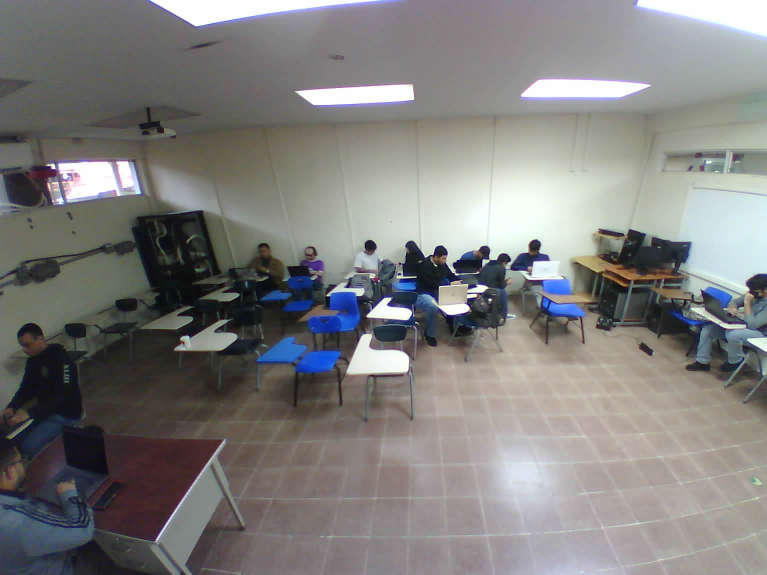
#> input picture face-recognition/data/classroom/rawdata/s0/20241113091922.jpg, 1533 x 1150 px, given in place of rawdata, which was not available (shown at 1/2 size)
$ python Entrenamiento.py
#> lines starting #> are read from the running program, lines starting #| are printed output that depends on the picture
import cv2
import os
import numpy as np

dataPath = 'D:/Nueva carpeta/Archivos UTP/Robotica/Data'
peopleList = os.listdir(dataPath)
print('Lista de Personas: ', peopleList)

labels = []
facesData = []
label = 0

for nameDir in peopleList:
    personPath = dataPath + '/' + nameDir
    print('Leyendo Imagenes')

    for fileName in os.listdir(personPath):
        print('Rostros: ', nameDir + '/ ' + fileName)
        labels.append(label)

        facesData.append(cv2.imread(personPath + '/' + fileName, 0))
        image = cv2.imread(personPath + '/' + fileName, 0)
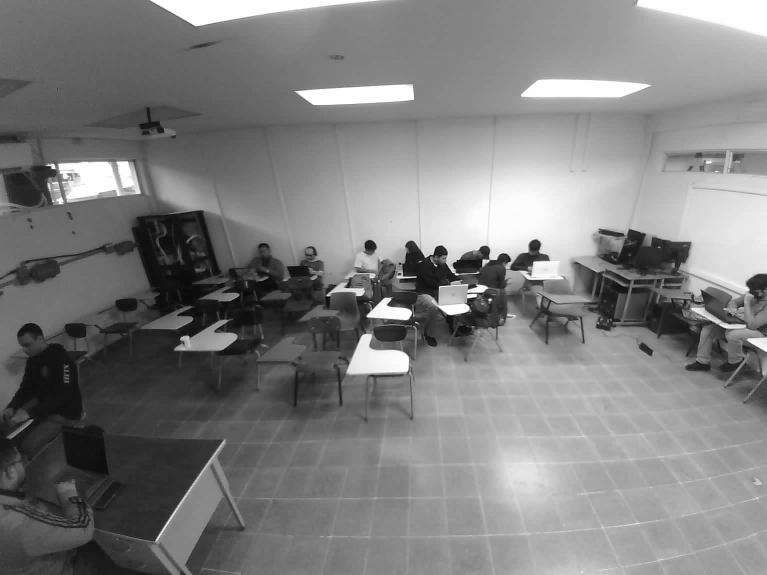
#> image: shape (1150, 1533) (shown at 1/2 size); min 0, max 255, mean 127
        # Verificar conteo de la base de datos de imágenes
        # cv2.imshow('image', image)
        # cv2.waitKey(10)
    label = label + 1

# cv2.destroyAllWindows()

# Crear el modelo LBPH
face_recognizer = cv2.face.LBPHFaceRecognizer_create()

print("Entrenando...")
face_recognizer.train(facesData, np.array(labels))

# Guardar el modelo entrenado
face_recognizer.write('ModelFaceFrontalData2024.xml')
print("Modelo Guardado")

$ run again, on face-recognition/data/classroom/rawdata/s1/IMG_2878.jpg.jpeg
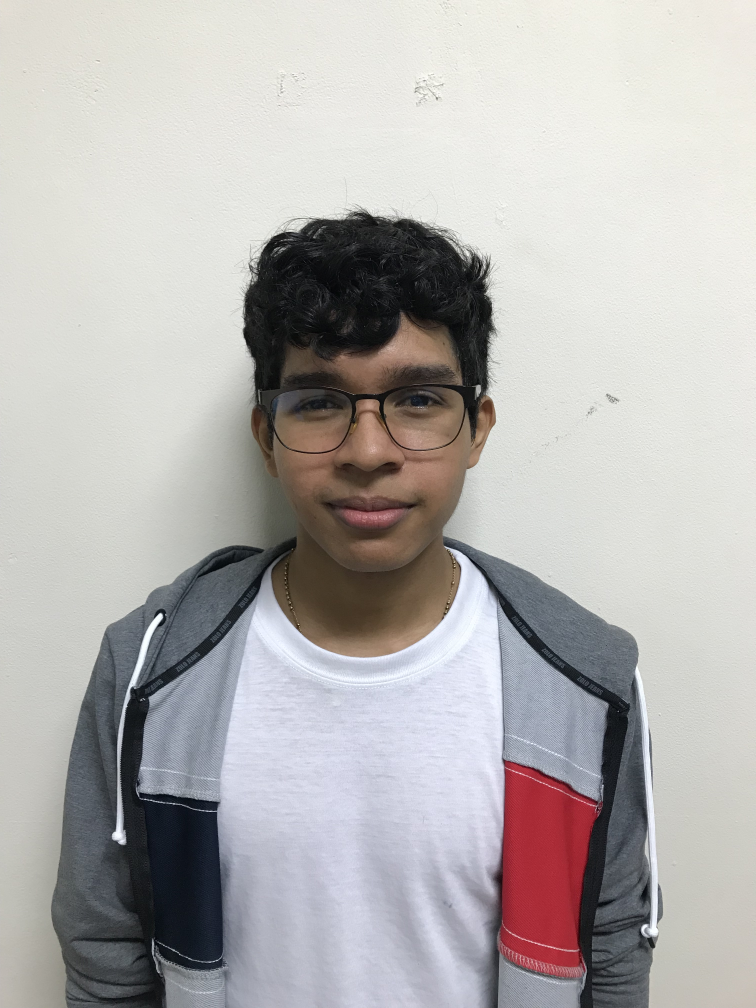
#> input picture face-recognition/data/classroom/rawdata/s1/IMG_2878.jpg.jpeg, 3024 x 4032 px, given in place of rawdata, which was not available (shown at 1/4 size)
#> `image = cv2.imread(personPath + '/' + fileName, 0)`:
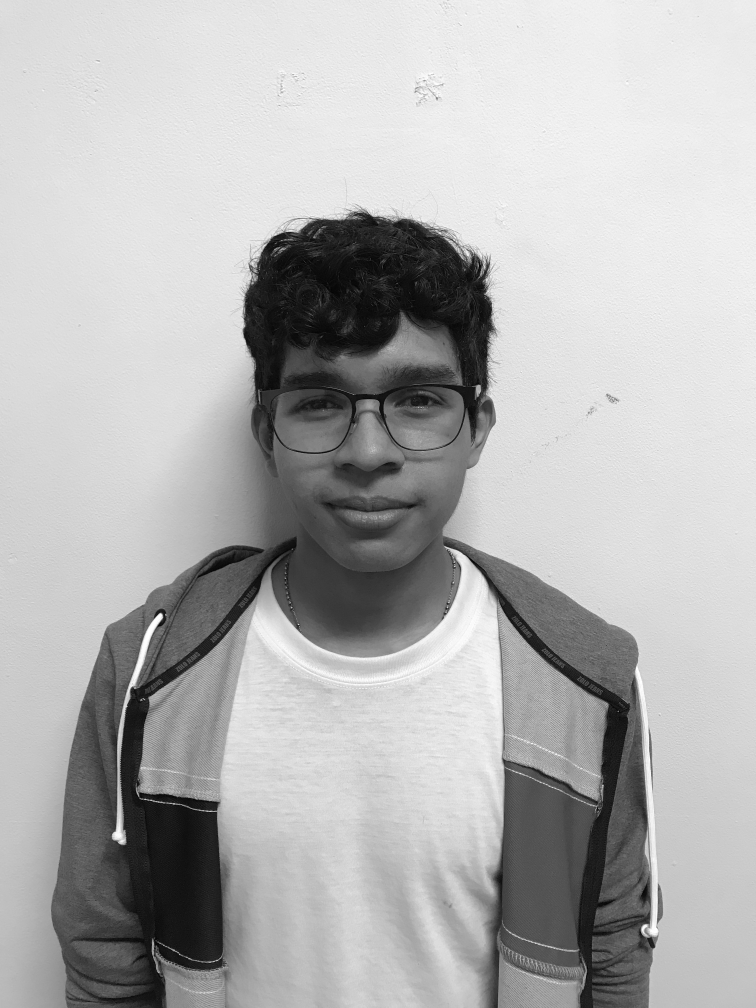
#> image: shape (4032, 3024) (shown at 1/4 size); min 0, max 255, mean 178.5

$ run again, on face-recognition/data/classroom/rawdata/s2/recording_2024-11-13_10-06-10/frame-003.jpg
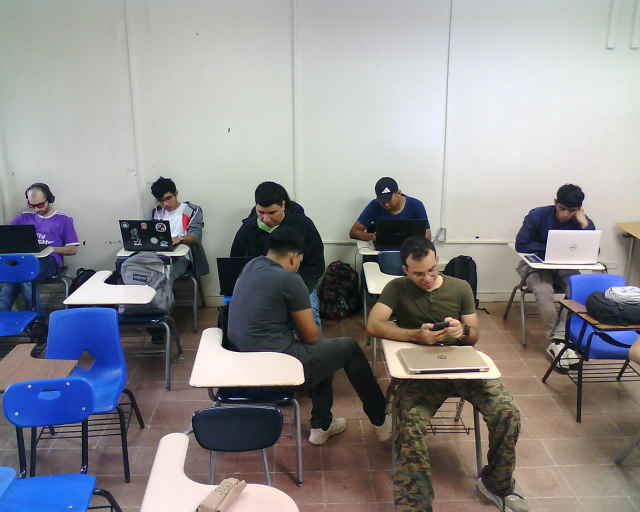
#> input picture face-recognition/data/classroom/rawdata/s2/recording_2024-11-13_10-06-10/frame-003.jpg, 1280 x 1024 px, given in place of rawdata, which was not available (shown at 1/2 size)
#> `image = cv2.imread(personPath + '/' + fileName, 0)`:
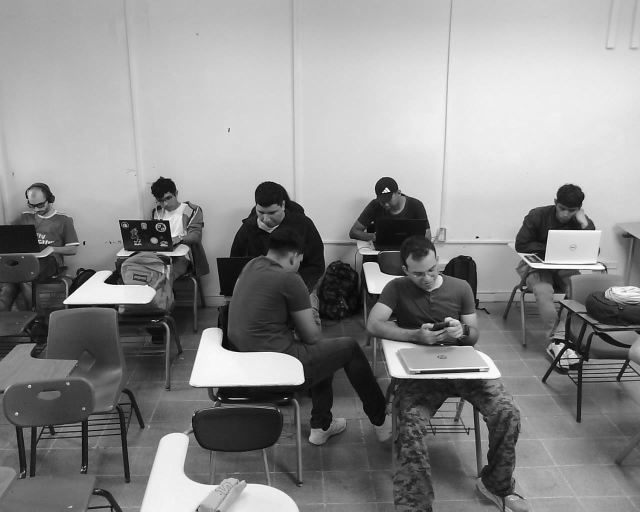
#> image: shape (1024, 1280) (shown at 1/2 size); min 0, max 255, mean 141.1
